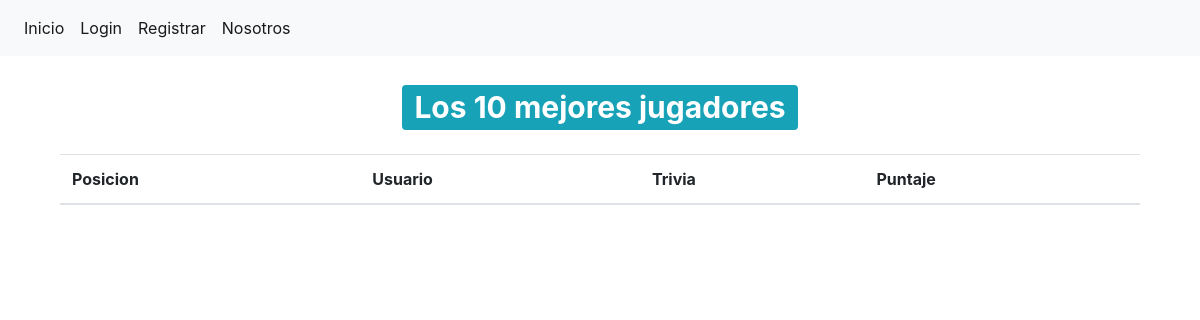
Page /tablero on the earlier database version.
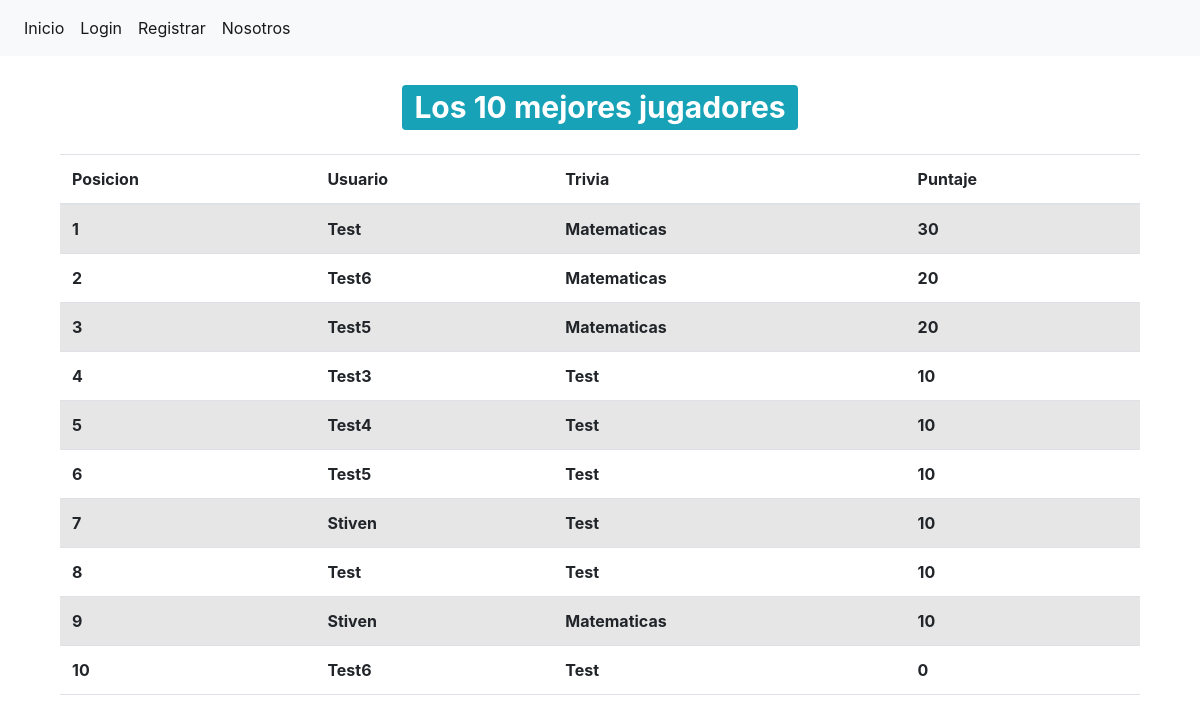
Same page on the later database version.
### TGApp/models.py (models this page shows, shortened)
class UsuarioTrivia(models.Model):
    usuario = models.ForeignKey(User, on_delete=models.CASCADE)
    puntajeTotal = models.DecimalField(verbose_name='Puntaje Total', default=0, decimal_places=0, max_digits=10)
    trivia = models.ForeignKey(Trivia, on_delete=models.CASCADE, null=False)

class Trivia(models.Model):
    autor = models.ForeignKey(User, on_delete=models.CASCADE, null=True)
    id = models.AutoField(primary_key=True)
    nombre = models.CharField(max_length=100)
    Tipo = models.CharField(max_length=100)
    def __str__(self):
        return self.Tipo

### TGApp/views.py (the view)
# urls.py: path('tablero', views.tablero, name='tablero'),
def tablero(request):
    total_usuarios_quiz = UsuarioTrivia.objects.order_by('-puntajeTotal')
    contador = total_usuarios_quiz.count()
    if contador <= 10:
        context = {
            'usuario_quiz':total_usuarios_quiz,
            'contar_user':contador
        }
    else:
        context = {
        'usuario_quiz':total_usuarios_quiz[:10],
        'contar_user':contador
        }
    return render(request, 'jugar/tablero.html', context)

### TGApp/templates/jugar/tablero.html
{% extends 'base.html' %}
{% block contenido %}
<div class="container">
	<h1 class="text-center my-4">
		<span class="badge badge-info">
			Los 10 mejores jugadores
		</span>
	</h1>
	<table class="table table-striped table-bodered">
		<thead>
			<tr>
				<th>Posicion</th>
				<th>Usuario</th>
				<th>Trivia</th>
				<th>Puntaje</th>
			</tr>
		</thead>
		<tbody>
			{% for user_quiz in usuario_quiz %}
				<tr>
					<th>{{forloop.counter}}</th>
					<th>{{user_quiz.usuario.username}}</th>
					<th>{{user_quiz.trivia}}</th>
					<th>{{user_quiz.puntajeTotal}}</th>
				</tr>
			{% endfor %}
		</tbody>
	</table>
</div>
{% endblock %}

Differences in the rows shown:
added UsuarioTrivia: usuario.username "Test", trivia "Matematicas", puntajeTotal "30"
added UsuarioTrivia: usuario.username "Test6", trivia "Matematicas", puntajeTotal "20"
added UsuarioTrivia: usuario.username "Test5", trivia "Matematicas", puntajeTotal "20"
added UsuarioTrivia: usuario.username "Test3", trivia "Test", puntajeTotal "10"
added UsuarioTrivia: usuario.username "Test4", trivia "Test", puntajeTotal "10"
added UsuarioTrivia: usuario.username "Test5", trivia "Test", puntajeTotal "10"
added UsuarioTrivia: usuario.username "Stiven", trivia "Test", puntajeTotal "10"
added UsuarioTrivia: usuario.username "Test", trivia "Test", puntajeTotal "10"
added UsuarioTrivia: usuario.username "Stiven", trivia "Matematicas", puntajeTotal "10"
added UsuarioTrivia: usuario.username "Test6", trivia "Test", puntajeTotal "0"
